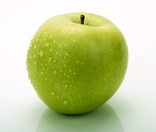
#> input picture images/apple.jpg, 156 x 132 px, shrunk from 250 x 212 before the run
$ jupyter execute Ai.ipynb
#> lines starting #> are read from the running program, lines starting #| are printed output that depends on the picture
[cell 1]
from IPython.display import Image, display

[cell 2]
# Some example images
image_files = [
    'apple.jpg',
    'clock.jpg',
    'oranges.jpg',
    'car.jpg'
]

for image_file in image_files:
    print(f"\nDisplaying image: {image_file}")
    display(Image(filename=f"images/{image_file}"))

[cell 3]
import os

dir_name = "images_with_boxes"
if not os.path.exists(dir_name):
    os.mkdir(dir_name)

[cell 4]
import cv2
import cvlib as cv
from cvlib.object_detection import draw_bbox


def detect_and_draw_box(filename, model="yolov3-tiny", confidence=0.5):
    """Detects common objects on an image and creates a new image with bounding boxes.

    Args:
        filename (str): Filename of the image.
        model (str): Either "yolov3" or "yolov3-tiny". Defaults to "yolov3-tiny".
        confidence (float, optional): Desired confidence level. Defaults to 0.5.
    """
#> called with filename = 'apple.jpg', model = 'yolov3-tiny', confidence = 0.5

    # Images are stored under the images/ directory
    img_filepath = f'images/{filename}'

    # Read the image into a numpy array
    img = cv2.imread(img_filepath)
#> img is the input picture: shape (132, 156, 3); mean B, G, R 151, 204.8, 195.8

    # Perform the object detection
    bbox, label, conf = cv.detect_common_objects(img, confidence=confidence, model=model)

    # Print current image's filename
    print(f"========================\nImage processed: {filename}\n")

    # Print detected objects with confidence level
    for l, c in zip(label, conf):
        print(f"Detected object: {l} with confidence level of {c}\n")

    # Create a new image that includes the bounding boxes
    output_image = draw_bbox(img, bbox, label, conf)

    # Save the image in the directory images_with_boxes
    cv2.imwrite(f'images_with_boxes/{filename}', output_image)

    # Display the image with bounding boxes
    #display(Image(f'images_with_boxes/{filename}'))

[cell 5]
for image_file in image_files:
    detect_and_draw_box(image_file)
#> (the call stopped at in detect_and_draw_box, `bbox, label, conf = cv.detect_common_objects(img, confidence=confidenc..`: cvlib is not available in this run)

[cell 6]
detect_and_draw_box("fruits.jpg")
#> in detect_and_draw_box (call 5), `img_filepath = f'images/{filename}'`: img_filepath = 'images/fruits.jpg'
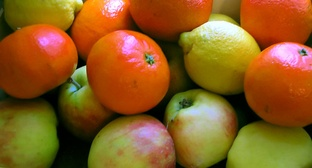
#> input picture images/fruits.jpg, 312 x 168 px, shrunk from 500 x 269 before the run
#> in detect_and_draw_box, img is the input picture: shape (168, 312, 3); mean B, G, R 31.9, 92.6, 140.2
#> (the call stopped at in detect_and_draw_box, `bbox, label, conf = cv.detect_common_objects(img, confidence=confidenc..`: cvlib is not available in this run)

[cell 7]
detect_and_draw_box("car3.jpg")
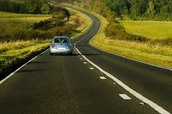
#> input picture images/car3.jpg, 172 x 114 px, shrunk from 275 x 183 before the run
#> in detect_and_draw_box, img is the input picture: shape (114, 172, 3); mean B, G, R 34, 79.9, 83.5
#> (the call stopped at in detect_and_draw_box, `bbox, label, conf = cv.detect_common_objects(img, confidence=confidenc..`: cvlib is not available in this run)

[cell 8]
detect_and_draw_box("person.jpg")
#> (the call stopped at in detect_and_draw_box, `bbox, label, conf = cv.detect_common_objects(img, confidence=confidenc..`: cvlib is not available in this run)
